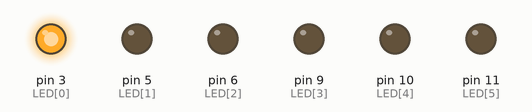
A sketch run on a simulated Arduino Uno, built with avr-gcc and run on an emulated ATmega328P. Shown: output pins drawn as LEDs (lit = HIGH). What the sketch prints to the serial monitor is not drawn.

Above: at 0.1 s.
At 1.1 s:
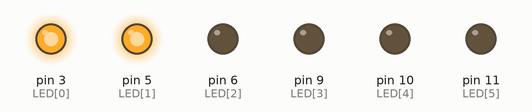
At 2.1 s:
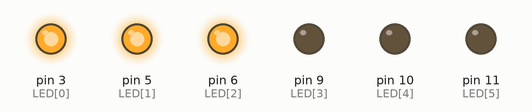
At 5.1 s:
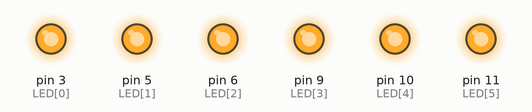
At 7.1 s:
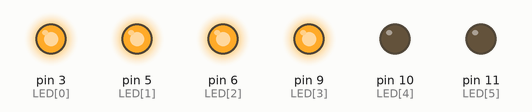
At 11.1 s:
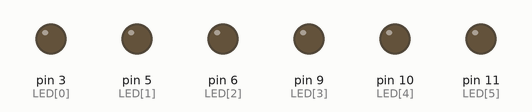
Timing chart, 0 to 12.6 s (numbered marks = the images above):
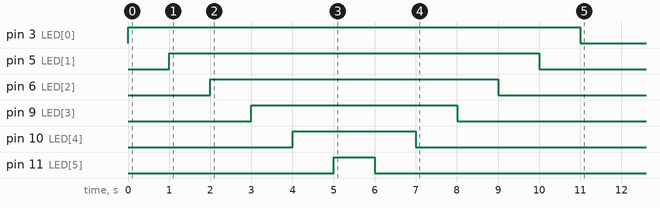

The sketch:

02.ino
```cpp
/*
此專題為顯示陣列裡元素與for迴圈遞增與遞減相互變化，可搭配硬體和序列埠監控視窗觀察
*/
int LED[] = {3, 5, 6, 9, 10, 11}; //宣告腳位的變數
int i, j; // 宣告迴圈的變數

void setup() {
  Serial.begin(9600);
  // 遞增
  Serial.println("increase");
  for (i = 0; i < 6; i++)
  {
    j = i + 1; //j為迴圈的執行次數
    pinMode(LED[i], OUTPUT);
    digitalWrite(LED[i], true); // HIGH為1，又稱true
    Serial.println(String() + "第" + j + "次迴圈" + " " + "Arduino上的腳位:" + LED[i]);
    delay(1000);
  }
  // 遞減
  Serial.println("decrease");
  j = 0;
  for (i = 5; i > -1; i--) //上一個for迴圈已經到 i = 5 所以此迴圈的初值與中止值要小心設定。
  {
    j = j + 1;  //j為迴圈的執行次數
    pinMode(LED[i], OUTPUT);
    digitalWrite(LED[i], false); // LOW為0，又稱false
    Serial.println(String() + "第" + j + "次迴圈" + " " + "Arduino上的腳位:" + LED[i]);
    delay(1000);
  }
}

void loop() {

}
```
